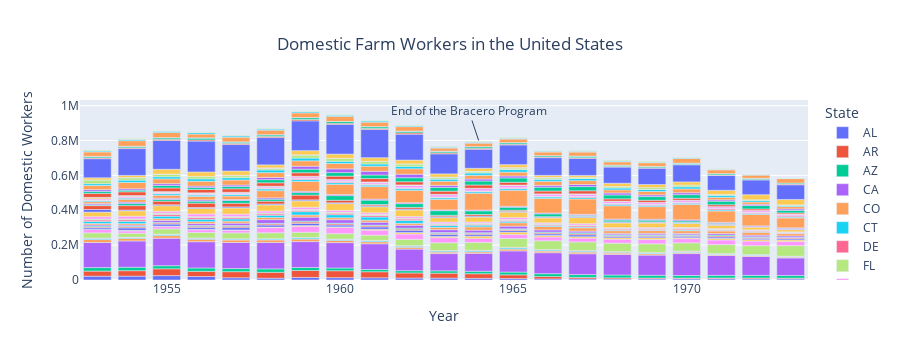

Notebook source saved alongside this figure:
### Markdown cell above
This, however, still does not address whether ending the Bracero Program benefited domestic workers, who were the workers providing seasonal labor for farms that were from the United States. It is possible, for instance, that the number of seasonal workers did not drastically decline at the end of the Bracero Program because farm owners decided to replace Bracero work with domestic work. However, the following analysis shows this not to be the case.

### Code cell
##Only use relevant date ranges
domestic_df = farmworkers_df[farmworkers_df['Year'] >= 1953]
domestic_df = domestic_df[domestic_df['Year'] <= 1973]

## In the data, there were 3 categories of workers that represented domestic labor: Local, Interstate, and Intrastate.
domestic_df = domestic_df.groupby(['State', 'Year'])[['Local', 'Interstate', 'Intrastate']].mean().reset_index()

##These three categories can be combined for the total domestic farmworkers
domestic_df['TotalDomestic'] = domestic_df['Local']+domestic_df['Interstate']+domestic_df['Intrastate']

domesticfig = px.bar(domestic_df, x='Year', y='TotalDomestic', color='State', title='Domestic Farm Workers in the United States',
                    labels={'TotalDomestic': 'Number of Domestic Workers'})
domesticfig.update_layout(title={'x':0.5, 'xanchor': 'center'})
domesticfig.add_annotation(x=1964, y=800000, text='End of the Bracero Program', showarrow=True)
domesticfig.show()

### Figure 1 — Plotly figure (JSON) as saved in the notebook; plotly's stock layout.template omitted (floating-point values rounded to 4 significant figures)
{"data": [{"alignmentgroup": "True", "hovertemplate": "State=AL<br>Year=%{x}<br>Number of Domestic Workers=%{y}<extra></extra>", "legendgroup": "AL", "marker": {"color": "#636efa", "pattern": {"shape": ""}}, "name": "AL", "offsetgroup": "AL", "orientation": "v", "showlegend": true, "textposition": "auto", "type": "bar", "x": [1953, 1954, 1955, 1956, 1957, 1958, 1959, 1960, 1961, 1962, 1963, 1964, 1965, 1966, 1967, 1968, 1969, 1970, 1971, 1972, 1973], "xaxis": "x", "y": [21920.0, 22320.0, 25190.0, 20194, 12869, 10240.0, 14880.0, 13390.0, 12560.0, 11130.0, 10860.0, 9416.0, 8211.0, 6148.0, 5924.0, 5372.0, 6130, 7017.0, 7128.0, 6306.0, 6173.0], "yaxis": "y"}, {"alignmentgroup": "True", "hovertemplate": "State=AR<br>Year=%{x}<br>Number of Domestic Workers=%{y}<extra></extra>", "legendgroup": "AR", "marker": {"color": "#EF553B", "pattern": {"shape": ""}}, "name": "AR", "offsetgroup": "AR", "orientation": "v", "showlegend": true, "textposition": "auto", "type": "bar", "x": [1953, 1954, 1955, 1956, 1957, 1958, 1959, 1960, 1961, 1962, 1963, 1964, 1965, 1966, 1967, 1968, 1969, 1970, 1971, 1972, 1973], "xaxis": "x", "y": [29170.0, 31110.0, 39060.0, 29530.0, 34854, 33950.0, 39561, 39740.0, 34670.0, 29220.0, 28420.0, 26590.0, 21460.0, 13630.0, 8874.0, 7071.0, 5146.0, 4442.0, 4529.0, 5354.0, 4575], "yaxis": "y"}, {"alignmentgroup": "True", "hovertemplate": "State=AZ<br>Year=%{x}<br>Number of Domestic Workers=%{y}<extra></extra>", "legendgroup": "AZ", "marker": {"color": "#00cc96", "pattern": {"shape": ""}}, "name": "AZ", "offsetgroup": "AZ", "orientation": "v", "showlegend": true, "textposition": "auto", "type": "bar", "x": [1953, 1954, 1955, 1956, 1957, 1958, 1959, 1960, 1961, 1962, 1963, 1964, 1965, 1966, 1967, 1968, 1969, 1970, 1971, 1972, 1973], "xaxis": "x", "y": [20100.0, 19640.0, 17560.0, 19300.0, 17840.0, 19573, 16930.0, 15640.0, 13180.0, 13100.0, 13360.0, 14110.0, 15890.0, 16360.0, 16170.0, 16180.0, 15850.0, 14314, 14920.0, 14950.0, 14870.0], "yaxis": "y"}, {"alignmentgroup": "True", "hovertemplate": "State=CA<br>Year=%{x}<br>Number of Domestic Workers=%{y}<extra></extra>", "legendgroup": "CA", "marker": {"color": "#ab63fa", "pattern": {"shape": ""}}, "name": "CA", "offsetgroup": "CA", "orientation": "v", "showlegend": true, "textposition": "auto", "type": "bar", "x": [1953, 1954, 1955, 1956, 1957, 1958, 1959, 1960, 1961, 1962, 1963, 1964, 1965, 1966, 1967, 1968, 1969, 1970, 1971, 1972, 1973], "xaxis": "x", "y": [143920, 150900.0, 157800, 150400.0, 149500.0, 151550, 148900.0, 145700.0, 147300.0, 123900.0, 98890.0, 103100.0, 121300.0, 120470, 119618, 118100.0, 115700.0, 125800.0, 113800.0, 108400.0, 100900.0], "yaxis": "y"}, {"alignmentgroup": "True", "hovertemplate": "State=CO<br>Year=%{x}<br>Number of Domestic Workers=%{y}<extra></extra>", "legendgroup": "CO", "marker": {"color": "#FFA15A", "pattern": {"shape": ""}}, "name": "CO", "offsetgroup": "CO", "orientation": "v", "showlegend": true, "textposition": "auto", "type": "bar", "x": [1953, 1954, 1955, 1956, 1957, 1958, 1959, 1960, 1961, 1962, 1963, 1964, 1965, 1966, 1967, 1968, 1969, 1970, 1971, 1972, 1973], "xaxis": "x", "y": [16850.0, 14310.0, 14888, 14120, 14310.0, 14230.0, 14450.0, 12530.0, 11610.0, 10380.0, 8510.0, 8265.0, 10500.0, 9485.0, 9409.0, 7872.0, 7684.0, 6676.0, 5930.0, 5501.0, 4596], "yaxis": "y"}, {"alignmentgroup": "True", "hovertemplate": "State=CT<br>Year=%{x}<br>Number of Domestic Workers=%{y}<extra></extra>", "legendgroup": "CT", "marker": {"color": "#19d3f3", "pattern": {"shape": ""}}, "name": "CT", "offsetgroup": "CT", "orientation": "v", "showlegend": true, "textposition": "auto", "type": "bar", "x": [1953, 1954, 1955, 1956, 1957, 1958, 1959, 1960, 1961, 1962, 1963, 1964, 1965, 1966, 1967, 1968, 1969, 1970, 1971, 1972, 1973], "xaxis": "x", "y": [7250.0, 5951.0, 6639.0, 5661.0, 5334.0, 5522.0, 6510, 5927.0, 6024.0, 6088.0, 5812.0, 6172.0, 6635, 5653.0, 5519, 4633.0, 4364.0, 4593.0, 3399.0, 3016.0, 2894.0], "yaxis": "y"}, {"alignmentgroup": "True", "hovertemplate": "State=DE<br>Year=%{x}<br>Number of Domestic Workers=%{y}<extra></extra>", "legendgroup": "DE", "marker": {"color": "#FF6692", "pattern": {"shape": ""}}, "name": "DE", "offsetgroup": "DE", "orientation": "v", "showlegend": true, "textposition": "auto", "type": "bar", "x": [1953, 1954, 1955, 1956, 1957, 1958, 1959, 1960, 1961, 1962, 1963, 1964, 1965, 1966, 1967, 1968, 1969, 1970, 1971, 1972, 1973], "xaxis": "x", "y": [1616.0, 1362.0, 1522.0, 1981.0, 1740.0, 1680.0, 2444.0, 1766.0, 1867.0, 3234, 3221.0, 2757.0, 2973.0, 2917.0, 3198.0, 3205, 3276.0, 2968.0, 2496.0, 2550, 2502], "yaxis": "y"}, {"alignmentgroup": "True", "hovertemplate": "State=FL<br>Year=%{x}<br>Number of Domestic Workers=%{y}<extra></extra>", "legendgroup": "FL", "marker": {"color": "#B6E880", "pattern": {"shape": ""}}, "name": "FL", "offsetgroup": "FL", "orientation": "v", "showlegend": true, "textposition": "auto", "type": "bar", "x": [1953, 1954, 1955, 1956, 1957, 1958, 1959, 1960, 1961, 1962, 1963, 1964, 1965, 1966, 1967, 1968, 1969, 1970, 1971, 1972, 1973], "xaxis": "x", "y": [29530.0, 22640.0, 30330.0, 31000.0, 33900.0, 34220.0, 29930.0, 31010.0, 29610.0, 36140.0, 44930.0, 45000.0, 51000.0, 50440.0, 49470.0, 48760.0, 49410.0, 47140.0, 50930.0, 51100.0, 60550.0], "yaxis": "y"}, {"alignmentgroup": "True", "hovertemplate": "State=GA<br>Year=%{x}<br>Number of Domestic Workers=%{y}<extra></extra>", "legendgroup": "GA", "marker": {"color": "#FF97FF", "pattern": {"shape": ""}}, "name": "GA", "offsetgroup": "GA", "orientation": "v", "showlegend": true, "textposition": "auto", "type": "bar", "x": [1953, 1954, 1955, 1956, 1957, 1958, 1959, 1960, 1961, 1962, 1963, 1964, 1965, 1966, 1967, 1968, 1969, 1970, 1971, 1972, 1973], "xaxis": "x", "y": [19560.0, 13230.0, 13240.0, 16080.0, 15920.0, 29400.0, 33623, 35470.0, 28710.0, 30670.0, 28850.0, 23960.0, 22580.0, 21690.0, 22090.0, 22510.0, 24390.0, 23970.0, 26560.0, 26020.0, 23752], "yaxis": "y"}, {"alignmentgroup": "True", "hovertemplate": "State=IA<br>Year=%{x}<br>Number of Domestic Workers=%{y}<extra></extra>", "legendgroup": "IA", "marker": {"color": "#FECB52", "pattern": {"shape": ""}}, "name": "IA", "offsetgroup": "IA", "orientation": "v", "showlegend": true, "textposition": "auto", "type": "bar", "x": [1953, 1954, 1955, 1956, 1957, 1958, 1959, 1960, 1961, 1962, 1963, 1964, 1965, 1966, 1967, 1968, 1969, 1970, 1971, 1972, 1973], "xaxis": "x", "y": [482.3, 3496.0, 2659.0, 2699, 938.3, 3472.0, 4942.0, 3600.0, 5882, 8270.0, 7309.0, 12230.0, 13809, 8703.0, 7785.0, 8602.0, 10480.0, 5511.0, 9059.0, 8393.0, 8868], "yaxis": "y"}, {"alignmentgroup": "True", "hovertemplate": "State=ID<br>Year=%{x}<br>Number of Domestic Workers=%{y}<extra></extra>", "legendgroup": "ID", "marker": {"color": "#636efa", "pattern": {"shape": ""}}, "name": "ID", "offsetgroup": "ID", "orientation": "v", "showlegend": true, "textposition": "auto", "type": "bar", "x": [1953, 1954, 1955, 1956, 1957, 1958, 1959, 1960, 1961, 1962, 1963, 1964, 1965, 1966, 1967, 1968, 1969, 1970, 1971, 1972, 1973], "xaxis": "x", "y": [8990.0, 13890.0, 11950.0, 11080.0, 13280.0, 11500.0, 12080.0, 10530.0, 13060.0, 12870.0, 11520.0, 9905.0, 9444.0, 9365, 11170.0, 8152.0, 8251.0, 8618.0, 8327.0, 7380.0, 7002], "yaxis": "y"}, {"alignmentgroup": "True", "hovertemplate": "State=IL<br>Year=%{x}<br>Number of Domestic Workers=%{y}<extra></extra>", "legendgroup": "IL", "marker": {"color": "#EF553B", "pattern": {"shape": ""}}, "name": "IL", "offsetgroup": "IL", "orientation": "v", "showlegend": true, "textposition": "auto", "type": "bar", "x": [1953, 1954, 1955, 1956, 1957, 1958, 1959, 1960, 1961, 1962, 1963, 1964, 1965, 1966, 1967, 1968, 1969, 1970, 1971, 1972, 1973], "xaxis": "x", "y": [4513.0, 5433.0, 5684.0, 6394.0, 7707.0, 6091, 8050.0, 6434.0, 6232, 6811.0, 5611.0, 5917.0, 5825.0, 5319.0, 6020.0, 4508.0, 4810.0, 3980.0, 5989.0, 5070.0, 5006], "yaxis": "y"}, {"alignmentgroup": "True", "hovertemplate": "State=IN<br>Year=%{x}<br>Number of Domestic Workers=%{y}<extra></extra>", "legendgroup": "IN", "marker": {"color": "#00cc96", "pattern": {"shape": ""}}, "name": "IN", "offsetgroup": "IN", "orientation": "v", "showlegend": true, "textposition": "auto", "type": "bar", "x": [1953, 1954, 1955, 1956, 1957, 1958, 1959, 1960, 1961, 1962, 1963, 1964, 1965, 1966, 1967, 1968, 1969, 1970, 1971, 1972, 1973], "xaxis": "x", "y": [5340.0, 4436.0, 3919.0, 4442.0, 4577.0, 3745.0, 5087.0, 4097.0, 3927.0, 5540.0, 4914.0, 3552.0, 4166.0, 4603.0, 5498.0, 4651.0, 3862.0, 4340.0, 4919.0, 3650.0, 2352.0], "yaxis": "y"}, {"alignmentgroup": "True", "hovertemplate": "State=KS<br>Year=%{x}<br>Number of Domestic Workers=%{y}<extra></extra>", "legendgroup": "KS", "marker": {"color": "#ab63fa", "pattern": {"shape": ""}}, "name": "KS", "offsetgroup": "KS", "orientation": "v", "showlegend": true, "textposition": "auto", "type": "bar", "x": [1953, 1954, 1955, 1956, 1957, 1958, 1959, 1960, 1961, 1962, 1963, 1964, 1965, 1966, 1967, 1968, 1969, 1970, 1971, 1972, 1973], "xaxis": "x", "y": [6692.0, 6188.0, 11390.0, 10630.0, 13100.0, 21040.0, 23190.0, 19900.0, 16633, 16847, 16170.0, 14950.0, 15040.0, 12700.0, 9604.0, 7944.0, 8433.0, 7996.0, 8495, 9171.0, 8706.0], "yaxis": "y"}, {"alignmentgroup": "True", "hovertemplate": "State=KY<br>Year=%{x}<br>Number of Domestic Workers=%{y}<extra></extra>", "legendgroup": "KY", "marker": {"color": "#FFA15A", "pattern": {"shape": ""}}, "name": "KY", "offsetgroup": "KY", "orientation": "v", "showlegend": true, "textposition": "auto", "type": "bar", "x": [1953, 1954, 1955, 1956, 1957, 1958, 1959, 1960, 1961, 1962, 1963, 1964, 1965, 1966, 1967, 1968, 1969, 1970, 1971, 1972, 1973], "xaxis": "x", "y": [8076.0, 8306.0, 9940, 10980.0, 11780.0, 12170.0, 12370.0, 11140.0, 12190.0, 10920.0, 13810.0, 18890.0, 19430.0, 19020.0, 19004, 15130.0, 15470.0, 15180.0, 14810.0, 17230.0, 13020.0], "yaxis": "y"}, {"alignmentgroup": "True", "hovertemplate": "State=LA<br>Year=%{x}<br>Number of Domestic Workers=%{y}<extra></extra>", "legendgroup": "LA", "marker": {"color": "#19d3f3", "pattern": {"shape": ""}}, "name": "LA", "offsetgroup": "LA", "orientation": "v", "showlegend": true, "textposition": "auto", "type": "bar", "x": [1953, 1954, 1955, 1956, 1957, 1958, 1959, 1960, 1961, 1962, 1963, 1964, 1965, 1966, 1967, 1968, 1969, 1970, 1971, 1972, 1973], "xaxis": "x", "y": [11930.0, 13460.0, 14280.0, 14250.0, 12650.0, 12900, 19000.0, 17490.0, 17750.0, 16190.0, 10460.0, 9760.0, 8308.0, 5908.0, 4528.0, 3373.0, 2744.0, 4185, 3304.0, 3098.0, 1821.0], "yaxis": "y"}, {"alignmentgroup": "True", "hovertemplate": "State=MA<br>Year=%{x}<br>Number of Domestic Workers=%{y}<extra></extra>", "legendgroup": "MA", "marker": {"color": "#FF6692", "pattern": {"shape": ""}}, "name": "MA", "offsetgroup": "MA", "orientation": "v", "showlegend": true, "textposition": "auto", "type": "bar", "x": [1953, 1954, 1955, 1956, 1957, 1958, 1959, 1960, 1961, 1962, 1963, 1964, 1965, 1966, 1967, 1968, 1969, 1970, 1971, 1972, 1973], "xaxis": "x", "y": [8238, 8649.0, 10330.0, 9182.0, 8503.0, 7910, 7430.0, 8390.0, 8394.0, 8110.0, 5496.0, 5259.0, 5665.0, 6609.0, 6981.0, 5736.0, 5240.0, 5496.0, 3884.0, 3561.0, 3644.0], "yaxis": "y"}, {"alignmentgroup": "True", "hovertemplate": "State=MD<br>Year=%{x}<br>Number of Domestic Workers=%{y}<extra></extra>", "legendgroup": "MD", "marker": {"color": "#B6E880", "pattern": {"shape": ""}}, "name": "MD", "offsetgroup": "MD", "orientation": "v", "showlegend": true, "textposition": "auto", "type": "bar", "x": [1953, 1954, 1955, 1956, 1957, 1958, 1959, 1960, 1961, 1962, 1963, 1964, 1965, 1966, 1967, 1968, 1969, 1970, 1971, 1972, 1973], "xaxis": "x", "y": [5708.0, 5253.0, 6813.0, 5264.0, 5585.0, 5261, 5890.0, 6270, 6215.0, 5495.0, 5411, 5523.0, 5080, 3797.0, 4066, 4181.0, 3707.0, 3612.0, 3349, 3456.0, 2534.0], "yaxis": "y"}, {"alignmentgroup": "True", "hovertemplate": "State=ME<br>Year=%{x}<br>Number of Domestic Workers=%{y}<extra></extra>", "legendgroup": "ME", "marker": {"color": "#FF97FF", "pattern": {"shape": ""}}, "name": "ME", "offsetgroup": "ME", "orientation": "v", "showlegend": true, "textposition": "auto", "type": "bar", "x": [1953, 1954, 1955, 1956, 1957, 1958, 1959, 1960, 1961, 1962, 1963, 1964, 1965, 1966, 1967, 1968, 1969, 1970, 1971, 1972, 1973], "xaxis": "x", "y": [13354, 15100.0, 10870.0, 15580.0, 13140.0, 11010.0, 11640.0, 10110.0, 9436.0, 9163, 8848, 7265.0, 10170.0, 5331.0, 8131.0, 4128.0, 5766.0, 5302.0, 2918, 3441.0, 2554.0], "yaxis": "y"}, {"alignmentgroup": "True", "hovertemplate": "State=MI<br>Year=%{x}<br>Number of Domestic Workers=%{y}<extra></extra>", "legendgroup": "MI", "marker": {"color": "#FECB52", "pattern": {"shape": ""}}, "name": "MI", "offsetgroup": "MI", "orientation": "v", "showlegend": true, "textposition": "auto", "type": "bar", "x": [1953, 1954, 1955, 1956, 1957, 1958, 1959, 1960, 1961, 1962, 1963, 1964, 1965, 1966, 1967, 1968, 1969, 1970, 1971, 1972, 1973], "xaxis": "x", "y": [26060.0, 30730.0, 32110.0, 31600.0, 35720.0, 35370.0, 37020.0, 38970.0, 34997, 37353, 25200.0, 28340.0, 31370.0, 28020.0, 35160.0, 27160.0, 25790.0, 22860.0, 18990.0, 15600.0, 12525], "yaxis": "y"}, {"alignmentgroup": "True", "hovertemplate": "State=MN<br>Year=%{x}<br>Number of Domestic Workers=%{y}<extra></extra>", "legendgroup": "MN", "marker": {"color": "#636efa", "pattern": {"shape": ""}}, "name": "MN", "offsetgroup": "MN", "orientation": "v", "showlegend": true, "textposition": "auto", "type": "bar", "x": [1953, 1954, 1955, 1956, 1957, 1958, 1959, 1960, 1961, 1962, 1963, 1964, 1965, 1966, 1967, 1968, 1969, 1970, 1971, 1972, 1973], "xaxis": "x", "y": [15150.0, 4578.0, 5292.0, 5216.0, 5970.0, 5289.0, 5654, 4619.0, 5434.0, 5384.0, 5499.0, 5767.0, 4585.0, 4472.0, 5096.0, 5201.0, 4311.0, 3439.0, 3587.0, null, 3945], "yaxis": "y"}, {"alignmentgroup": "True", "hovertemplate": "State=MO<br>Year=%{x}<br>Number of Domestic Workers=%{y}<extra></extra>", "legendgroup": "MO", "marker": {"color": "#EF553B", "pattern": {"shape": ""}}, "name": "MO", "offsetgroup": "MO", "orientation": "v", "showlegend": true, "textposition": "auto", "type": "bar", "x": [1953, 1954, 1955, 1956, 1957, 1958, 1959, 1960, 1961, 1962, 1963, 1964, 1965, 1966, 1967, 1968, 1969, 1970, 1971, 1972, 1973], "xaxis": "x", "y": [22100, 25670.0, 20692, 25170.0, 20750.0, 15920.0, 27340.0, 14494, 7148.0, 9843.0, 7824.0, 8938, 6703.0, 2546.0, 2281.0, 1576.0, 2653.0, 2390.0, 2827.0, 2322.0, 1949.0], "yaxis": "y"}, {"alignmentgroup": "True", "hovertemplate": "State=MS<br>Year=%{x}<br>Number of Domestic Workers=%{y}<extra></extra>", "legendgroup": "MS", "marker": {"color": "#00cc96", "pattern": {"shape": ""}}, "name": "MS", "offsetgroup": "MS", "orientation": "v", "showlegend": true, "textposition": "auto", "type": "bar", "x": [1953, 1954, 1955, 1956, 1957, 1958, 1959, 1960, 1961, 1962, 1963, 1964, 1965, 1966, 1967, 1968, 1969, 1970, 1971, 1972, 1973], "xaxis": "x", "y": [4740.0, 11490.0, 9693, 11300.0, 15840.0, 11570.0, 14389, 26410.0, 25240.0, 21120.0, 26630.0, 20990.0, 17100.0, 16120.0, 5108.0, 9798.0, 9663, 8819.0, 5298, null, null], "yaxis": "y"}, {"alignmentgroup": "True", "hovertemplate": "State=MT<br>Year=%{x}<br>Number of Domestic Workers=%{y}<extra></extra>", "legendgroup": "MT", "marker": {"color": "#ab63fa", "pattern": {"shape": ""}}, "name": "MT", "offsetgroup": "MT", "orientation": "v", "showlegend": true, "textposition": "auto", "type": "bar", "x": [1953, 1954, 1955, 1956, 1957, 1958, 1959, 1960, 1961, 1962, 1963, 1964, 1965, 1966, 1967, 1968, 1969, 1970, 1971, 1972, 1973], "xaxis": "x", "y": [6980.0, 8379.0, 6724.0, 7564.0, 5583.0, 7284.0, 7288.0, 6383.0, 5695.0, 5596.0, 4393.0, 4784.0, 5306.0, 4975.0, 5447.0, 5332.0, 5631.0, 6342.0, 5037.0, 4928.0, 4461.0], "yaxis": "y"}, {"alignmentgroup": "True", "hovertemplate": "State=NC<br>Year=%{x}<br>Number of Domestic Workers=%{y}<extra></extra>", "legendgroup": "NC", "marker": {"color": "#FFA15A", "pattern": {"shape": ""}}, "name": "NC", "offsetgroup": "NC", "orientation": "v", "showlegend": true, "textposition": "auto", "type": "bar", "x": [1953, 1954, 1955, 1956, 1957, 1958, 1959, 1960, 1961, 1962, 1963, 1964, 1965, 1966, 1967, 1968, 1969, 1970, 1971, 1972, 1973], "xaxis": "x", "y": [10750, 16010.0, 17520.0, 19510.0, 20089, 41460.0, 56320.0, 58345, 71740.0, 70710.0, 60520.0, 96380.0, 92030.0, 83410.0, 88710.0, 76890.0, 72210.0, 88410.0, 65320.0, 65690.0, 56740.0], "yaxis": "y"}, {"alignmentgroup": "True", "hovertemplate": "State=ND<br>Year=%{x}<br>Number of Domestic Workers=%{y}<extra></extra>", "legendgroup": "ND", "marker": {"color": "#19d3f3", "pattern": {"shape": ""}}, "name": "ND", "offsetgroup": "ND", "orientation": "v", "showlegend": true, "textposition": "auto", "type": "bar", "x": [1953, 1954, 1955, 1956, 1957, 1958, 1959, 1960, 1961, 1962, 1963, 1964, 1965, 1966, 1967, 1968, 1969, 1970, 1971, 1972, 1973], "xaxis": "x", "y": [6176.0, 6949.0, 8775.0, 8050.0, 9305.0, 9786.0, 10460.0, 9781.0, 8634.0, 9437.0, 8576.0, 8436.0, 8941.0, 8322.0, 7922.0, 7893.0, 7361.0, 6782.0, 6101.0, 5166.0, 4749.0], "yaxis": "y"}, {"alignmentgroup": "True", "hovertemplate": "State=NE<br>Year=%{x}<br>Number of Domestic Workers=%{y}<extra></extra>", "legendgroup": "NE", "marker": {"color": "#FF6692", "pattern": {"shape": ""}}, "name": "NE", "offsetgroup": "NE", "orientation": "v", "showlegend": true, "textposition": "auto", "type": "bar", "x": [1953, 1954, 1955, 1956, 1957, 1958, 1959, 1960, 1961, 1962, 1963, 1964, 1965, 1966, 1967, 1968, 1969, 1970, 1971, 1972, 1973], "xaxis": "x", "y": [2190, 2708, 1553.0, 1970.0, 1623.0, 4055.0, 4992.0, 5036.0, 4813.0, 3677.0, 3534.0, 3203.0, 4069.0, 3172.0, 5354.0, 5046.0, 4238, 4529, 6810.0, 5747, 6861], "yaxis": "y"}, {"alignmentgroup": "True", "hovertemplate": "State=NH<br>Year=%{x}<br>Number of Domestic Workers=%{y}<extra></extra>", "legendgroup": "NH", "marker": {"color": "#B6E880", "pattern": {"shape": ""}}, "name": "NH", "offsetgroup": "NH", "orientation": "v", "showlegend": true, "textposition": "auto", "type": "bar", "x": [1953, 1954, 1955, 1956, 1957, 1958, 1959, 1960, 1961, 1962, 1963, 1964, 1965, 1966, 1967, 1968, 1969, 1970, 1971, 1972, 1973], "xaxis": "x", "y": [1111.0, null, null, 1631, 1701.0, 1844.0, 1695.0, 1498.0, 1744.0, 1655.0, 1559, 1312.0, 1209.0, 1133.0, 1190, 1033.0, 949.8, 1038.0, 890.3, 894, 672.5], "yaxis": "y"}, {"alignmentgroup": "True", "hovertemplate": "State=NJ<br>Year=%{x}<br>Number of Domestic Workers=%{y}<extra></extra>", "legendgroup": "NJ", "marker": {"color": "#FF97FF", "pattern": {"shape": ""}}, "name": "NJ", "offsetgroup": "NJ", "orientation": "v", "showlegend": true, "textposition": "auto", "type": "bar", "x": [1953, 1954, 1955, 1956, 1957, 1958, 1959, 1960, 1961, 1962, 1963, 1964, 1965, 1966, 1967, 1968, 1969, 1970, 1971, 1972, 1973], "xaxis": "x", "y": [7004.0, 7566.0, 5946.0, 5893.0, 5582.0, 6576.0, 9751.0, 8915.0, 8603.0, 13780.0, 13080.0, 13643, 13350.0, 12610.0, 13530.0, 11200.0, 9773.0, 10345, 10150.0, 9469.0, 8441.0], "yaxis": "y"}, {"alignmentgroup": "True", "hovertemplate": "State=NM<br>Year=%{x}<br>Number of Domestic Workers=%{y}<extra></extra>", "legendgroup": "NM", "marker": {"color": "#FECB52", "pattern": {"shape": ""}}, "name": "NM", "offsetgroup": "NM", "orientation": "v", "showlegend": true, "textposition": "auto", "type": "bar", "x": [1953, 1954, 1955, 1956, 1957, 1958, 1959, 1960, 1961, 1962, 1963, 1964, 1965, 1966, 1967, 1968, 1969, 1970, 1971, 1972, 1973], "xaxis": "x", "y": [8326.0, 4039.0, 3803.0, 2701.0, 2849.0, 2647.0, 2560.0, 2415.0, 2321.0, 2317.0, 1852.0, 1614.0, 2062.0, 1185.0, 948.7, 994.9, 1295, 996.1, 1055, 1029.0, 1302.0], "yaxis": "y"}, {"alignmentgroup": "True", "hovertemplate": "State=NV<br>Year=%{x}<br>Number of Domestic Workers=%{y}<extra></extra>", "legendgroup": "NV", "marker": {"color": "#636efa", "pattern": {"shape": ""}}, "name": "NV", "offsetgroup": "NV", "orientation": "v", "showlegend": true, "textposition": "auto", "type": "bar", "x": [1953, 1954, 1955, 1956, 1957, 1958, 1959, 1960, 1961, 1962, 1963, 1964, 1965, 1966, 1967, 1968, 1969, 1970, 1971, 1972, 1973], "xaxis": "x", "y": [109, 588.6, 803.2, 646.8, 530.4, 682, 578.9, 583.4, 595.7, 324.2, 168.9, null, 221.8, null, 200, null, 516.7, 425, null, null, null], "yaxis": "y"}, {"alignmentgroup": "True", "hovertemplate": "State=NY<br>Year=%{x}<br>Number of Domestic Workers=%{y}<extra></extra>", "legendgroup": "NY", "marker": {"color": "#EF553B", "pattern": {"shape": ""}}, "name": "NY", "offsetgroup": "NY", "orientation": "v", "showlegend": true, "textposition": "auto", "type": "bar", "x": [1953, 1954, 1955, 1956, 1957, 1958, 1959, 1960, 1961, 1962, 1963, 1964, 1965, 1966, 1967, 1968, 1969, 1970, 1971, 1972, 1973], "xaxis": "x", "y": [22900.0, 21370.0, 21180.0, 18780.0, 19900.0, 19490.0, 20140.0, 18970.0, 19450.0, 18090.0, 18280.0, 18940.0, 16000.0, 16110.0, 17800.0, 13170.0, 12430.0, 11340.0, 10690.0, 8988, 6692.0], "yaxis": "y"}, {"alignmentgroup": "True", "hovertemplate": "State=OH<br>Year=%{x}<br>Number of Domestic Workers=%{y}<extra></extra>", "legendgroup": "OH", "marker": {"color": "#00cc96", "pattern": {"shape": ""}}, "name": "OH", "offsetgroup": "OH", "orientation": "v", "showlegend": true, "textposition": "auto", "type": "bar", "x": [1953, 1954, 1955, 1956, 1957, 1958, 1959, 1960, 1961, 1962, 1963, 1964, 1965, 1966, 1967, 1968, 1969, 1970, 1971, 1972, 1973], "xaxis": "x", "y": [11570.0, 9187.0, 13890.0, 11020.0, 12915, 17894, 20620.0, 20380.0, 20503, 22990.0, 21530.0, 22760.0, 25110.0, 21980.0, 23950.0, 22340.0, 20650.0, 20410.0, 20576, 19160.0, 14760.0], "yaxis": "y"}, {"alignmentgroup": "True", "hovertemplate": "State=OK<br>Year=%{x}<br>Number of Domestic Workers=%{y}<extra></extra>", "legendgroup": "OK", "marker": {"color": "#ab63fa", "pattern": {"shape": ""}}, "name": "OK", "offsetgroup": "OK", "orientation": "v", "showlegend": true, "textposition": "auto", "type": "bar", "x": [1953, 1954, 1955, 1956, 1957, 1958, 1959, 1960, 1961, 1962, 1963, 1964, 1965, 1966, 1967, 1968, 1969, 1970, 1971, 1972, 1973], "xaxis": "x", "y": [9836.0, 8348.0, 10530.0, 8958.0, 8884.0, 12690.0, 16657, 21250.0, 21490.0, 20210.0, 11610.0, 11360.0, 11130, 10350.0, 11890.0, 11430.0, 10160.0, 10910.0, 7768.0, 7530.0, 8139.0], "yaxis": "y"}, {"alignmentgroup": "True", "hovertemplate": "State=OR<br>Year=%{x}<br>Number of Domestic Workers=%{y}<extra></extra>", "legendgroup": "OR", "marker": {"color": "#FFA15A", "pattern": {"shape": ""}}, "name": "OR", "offsetgroup": "OR", "orientation": "v", "showlegend": true, "textposition": "auto", "type": "bar", "x": [1953, 1954, 1955, 1956, 1957, 1958, 1959, 1960, 1961, 1962, 1963, 1964, 1965, 1966, 1967, 1968, 1969, 1970, 1971, 1972, 1973], "xaxis": "x", "y": [23710.0, 36330.0, 27180.0, 27400.0, 28600.0, 27700.0, 31030.0, 30980.0, 28970.0, 31310.0, 23660.0, 21710.0, 21970.0, 23379, 22113, 17540.0, 19460.0, 22250.0, 14470.0, 13060.0, 13360.0], "yaxis": "y"}, {"alignmentgroup": "True", "hovertemplate": "State=PA<br>Year=%{x}<br>Number of Domestic Workers=%{y}<extra></extra>", "legendgroup": "PA", "marker": {"color": "#19d3f3", "pattern": {"shape": ""}}, "name": "PA", "offsetgroup": "PA", "orientation": "v", "showlegend": true, "textposition": "auto", "type": "bar", "x": [1953, 1954, 1955, 1956, 1957, 1958, 1959, 1960, 1961, 1962, 1963, 1964, 1965, 1966, 1967, 1968, 1969, 1970, 1971, 1972, 1973], "xaxis": "x", "y": [10460.0, 13085, 12303, 13800.0, 13050.0, 15340.0, 15820.0, 12640.0, 12620.0, 13570.0, 12720.0, 14080, 14559, 12320.0, 12180.0, 11910.0, 12320.0, 12210.0, 10950.0, 8426.0, 5699.0], "yaxis": "y"}, {"alignmentgroup": "True", "hovertemplate": "State=RI<br>Year=%{x}<br>Number of Domestic Workers=%{y}<extra></extra>", "legendgroup": "RI", "marker": {"color": "#FF6692", "pattern": {"shape": ""}}, "name": "RI", "offsetgroup": "RI", "orientation": "v", "showlegend": true, "textposition": "auto", "type": "bar", "x": [1953, 1954, 1955, 1956, 1957, 1958, 1959, 1960, 1961, 1962, 1963, 1964, 1965, 1966, 1967, 1968, 1969, 1970, 1971, 1972, 1973], "xaxis": "x", "y": [null, null, null, null, null, null, null, null, null, null, 271, 168, 168.7, 168, 40.5, 64, 66.67, null, null, null, null], "yaxis": "y"}, {"alignmentgroup": "True", "hovertemplate": "State=SC<br>Year=%{x}<br>Number of Domestic Workers=%{y}<extra></extra>", "legendgroup": "SC", "marker": {"color": "#B6E880", "pattern": {"shape": ""}}, "name": "SC", "offsetgroup": "SC", "orientation": "v", "showlegend": true, "textposition": "auto", "type": "bar", "x": [1953, 1954, 1955, 1956, 1957, 1958, 1959, 1960, 1961, 1962, 1963, 1964, 1965, 1966, 1967, 1968, 1969, 1970, 1971, 1972, 1973], "xaxis": "x", "y": [21390.0, 13300.0, 14980.0, 13750.0, 11830.0, 9666.0, 17330.0, 16370.0, 14960.0, 14280.0, 10840.0, 8028.0, 8713.0, 8062.0, 6870, 8212.0, 9611.0, 9597.0, 5706.0, 4535.0, 4346.0], "yaxis": "y"}, {"alignmentgroup": "True", "hovertemplate": "State=SD<br>Year=%{x}<br>Number of Domestic Workers=%{y}<extra></extra>", "legendgroup": "SD", "marker": {"color": "#FF97FF", "pattern": {"shape": ""}}, "name": "SD", "offsetgroup": "SD", "orientation": "v", "showlegend": true, "textposition": "auto", "type": "bar", "x": [1953, 1954, 1955, 1956, 1957, 1958, 1959, 1960, 1961, 1962, 1963, 1964, 1965, 1966, 1967, 1968, 1969, 1970, 1971, 1972, 1973], "xaxis": "x", "y": [210, 1518.0, 416, 403, 2355, 2470.0, 1573.0, 362.7, 374, 434.2, 388.3, 314.3, 2645, 2345, null, null, null, null, null, null, null], "yaxis": "y"}, {"alignmentgroup": "True", "hovertemplate": "State=TN<br>Year=%{x}<br>Number of Domestic Workers=%{y}<extra></extra>", "legendgroup": "TN", "marker": {"color": "#FECB52", "pattern": {"shape": ""}}, "name": "TN", "offsetgroup": "TN", "orientation": "v", "showlegend": true, "textposition": "auto", "type": "bar", "x": [1953, 1954, 1955, 1956, 1957, 1958, 1959, 1960, 1961, 1962, 1963, 1964, 1965, 1966, 1967, 1968, 1969, 1970, 1971, 1972, 1973], "xaxis": "x", "y": [12180.0, 12170.0, 27450.0, 25350.0, 24530.0, 17160.0, 23760.0, 24460.0, 20820.0, 21540.0, 18240.0, 17217, 17050.0, 11300.0, 10900.0, 18010.0, 17890.0, 18240.0, 23420.0, 29053, 30865], "yaxis": "y"}, {"alignmentgroup": "True", "hovertemplate": "State=TX<br>Year=%{x}<br>Number of Domestic Workers=%{y}<extra></extra>", "legendgroup": "TX", "marker": {"color": "#636efa", "pattern": {"shape": ""}}, "name": "TX", "offsetgroup": "TX", "orientation": "v", "showlegend": true, "textposition": "auto", "type": "bar", "x": [1953, 1954, 1955, 1956, 1957, 1958, 1959, 1960, 1961, 1962, 1963, 1964, 1965, 1966, 1967, 1968, 1969, 1970, 1971, 1972, 1973], "xaxis": "x", "y": [109600.0, 153900.0, 165300.0, 177400.0, 151700.0, 156411, 171000.0, 170700.0, 161996, 148500.0, 114900.0, 109300.0, 113000.0, 101600.0, 97840.0, 92760.0, 93600.0, 98270.0, 85870.0, 84930.0, 84440.0], "yaxis": "y"}, {"alignmentgroup": "True", "hovertemplate": "State=UT<br>Year=%{x}<br>Number of Domestic Workers=%{y}<extra></extra>", "legendgroup": "UT", "marker": {"color": "#EF553B", "pattern": {"shape": ""}}, "name": "UT", "offsetgroup": "UT", "orientation": "v", "showlegend": true, "textposition": "auto", "type": "bar", "x": [1953, 1954, 1955, 1956, 1957, 1958, 1959, 1960, 1961, 1962, 1963, 1964, 1965, 1966, 1967, 1968, 1969, 1970, 1971, 1972, 1973], "xaxis": "x", "y": [4588.0, 4455.0, 6647.0, 6640.0, 6727.0, 6589, 7864.0, 6013.0, 5710, 7476.0, 5778.0, 5458.0, 4442.0, 3839.0, 3982.0, 3448.0, 2883.0, 2160.0, 2220.0, 1667, 3908.0], "yaxis": "y"}, {"alignmentgroup": "True", "hovertemplate": "State=VA<br>Year=%{x}<br>Number of Domestic Workers=%{y}<extra></extra>", "legendgroup": "VA", "marker": {"color": "#00cc96", "pattern": {"shape": ""}}, "name": "VA", "offsetgroup": "VA", "orientation": "v", "showlegend": true, "textposition": "auto", "type": "bar", "x": [1953, 1954, 1955, 1956, 1957, 1958, 1959, 1960, 1961, 1962, 1963, 1964, 1965, 1966, 1967, 1968, 1969, 1970, 1971, 1972, 1973], "xaxis": "x", "y": [6883.0, 7296.0, 8280.0, 10460.0, 7363.0, 8890.0, 9929, 9967.0, 9822.0, 9438, 8690.0, 8974.0, 8116.0, 7472.0, 8940, 7267, 6935.0, 7323.0, 7173.0, 7106.0, 5607.0], "yaxis": "y"}, {"alignmentgroup": "True", "hovertemplate": "State=VT<br>Year=%{x}<br>Number of Domestic Workers=%{y}<extra></extra>", "legendgroup": "VT", "marker": {"color": "#ab63fa", "pattern": {"shape": ""}}, "name": "VT", "offsetgroup": "VT", "orientation": "v", "showlegend": true, "textposition": "auto", "type": "bar", "x": [1953, 1954, 1955, 1956, 1957, 1958, 1959, 1960, 1961, 1962, 1963, 1964, 1965, 1966, 1967, 1968, 1969, 1970, 1971, 1972, 1973], "xaxis": "x", "y": [2175, 1487.0, 1671, 1467.0, 1369, 1247.0, 1114, 810, 824, 897, 814.8, 855.4, 688, 432.8, 431.6, 317.4, 526.5, 337.5, 487, 309, null], "yaxis": "y"}, {"alignmentgroup": "True", "hovertemplate": "State=WA<br>Year=%{x}<br>Number of Domestic Workers=%{y}<extra></extra>", "legendgroup": "WA", "marker": {"color": "#FFA15A", "pattern": {"shape": ""}}, "name": "WA", "offsetgroup": "WA", "orientation": "v", "showlegend": true, "textposition": "auto", "type": "bar", "x": [1953, 1954, 1955, 1956, 1957, 1958, 1959, 1960, 1961, 1962, 1963, 1964, 1965, 1966, 1967, 1968, 1969, 1970, 1971, 1972, 1973], "xaxis": "x", "y": [25190.0, 31970.0, 29030.0, 21500.0, 26761, 25760.0, 26740.0, 29010.0, 25120.0, 25620.0, 17650.0, 19760.0, 20330.0, 20470.0, 22860.0, 18990.0, 21160.0, 26300.0, 21360.0, 18120.0, 25680.0], "yaxis": "y"}, {"alignmentgroup": "True", "hovertemplate": "State=WI<br>Year=%{x}<br>Number of Domestic Workers=%{y}<extra></extra>", "legendgroup": "WI", "marker": {"color": "#19d3f3", "pattern": {"shape": ""}}, "name": "WI", "offsetgroup": "WI", "orientation": "v", "showlegend": true, "textposition": "auto", "type": "bar", "x": [1953, 1954, 1955, 1956, 1957, 1958, 1959, 1960, 1961, 1962, 1963, 1964, 1965, 1966, 1967, 1968, 1969, 1970, 1971, 1972, 1973], "xaxis": "x", "y": [6441.0, 7780.0, 8077.0, 8313.0, 7544.0, 6649.0, 7189.0, 6657.0, 6772.0, 5078.0, 5551, 5359.0, 5032.0, 5237.0, 5062.0, 5072.0, 3844.0, 4525.0, 3637, 3255.0, 1472.0], "yaxis": "y"}, {"alignmentgroup": "True", "hovertemplate": "State=WV<br>Year=%{x}<br>Number of Domestic Workers=%{y}<extra></extra>", "legendgroup": "WV", "marker": {"color": "#FF6692", "pattern": {"shape": ""}}, "name": "WV", "offsetgroup": "WV", "orientation": "v", "showlegend": true, "textposition": "auto", "type": "bar", "x": [1953, 1954, 1955, 1956, 1957, 1958, 1959, 1960, 1961, 1962, 1963, 1964, 1965, 1966, 1967, 1968, 1969, 1970, 1971, 1972, 1973], "xaxis": "x", "y": [360, 1079.0, 548, 707.5, 2062, 1525, 326.5, null, null, null, 811, 1187, 740, 695, 770.5, 988.6, 1048.0, 1194, 1399, 1096.0, null], "yaxis": "y"}, {"alignmentgroup": "True", "hovertemplate": "State=WY<br>Year=%{x}<br>Number of Domestic Workers=%{y}<extra></extra>", "legendgroup": "WY", "marker": {"color": "#B6E880", "pattern": {"shape": ""}}, "name": "WY", "offsetgroup": "WY", "orientation": "v", "showlegend": true, "textposition": "auto", "type": "bar", "x": [1953, 1954, 1955, 1956, 1957, 1958, 1959, 1960, 1961, 1962, 1963, 1964, 1965, 1966, 1967, 1968, 1969, 1970, 1971, 1972, 1973], "xaxis": "x", "y": [4408.0, 4034.0, 1735.0, 2972.0, 3049.0, 2722.0, 2730.0, 2556.0, 2868, 3165.0, 3291.0, 2897.0, 3396.0, 3057.0, 3548.0, 3644.0, 3391.0, 2558.0, 1544.0, 1400.0, 1573.0], "yaxis": "y"}], "layout": {"annotations": [{"showarrow": true, "text": "End of the Bracero Program", "x": 1964, "y": 800000}], "barmode": "relative", "height": 360, "legend": {"title": {"text": "State"}, "tracegroupgap": 0}, "title": {"text": "Domestic Farm Workers in the United States", "x": 0.5, "xanchor": "center"}, "xaxis": {"anchor": "y", "autorange": true, "domain": [0, 1], "range": [1952.0, 1974.0], "title": {"text": "Year"}, "type": "linear"}, "yaxis": {"anchor": "x", "autorange": true, "domain": [0, 1], "range": [0, 1025000.0], "title": {"text": "Number of Domestic Workers"}, "type": "linear"}}}
